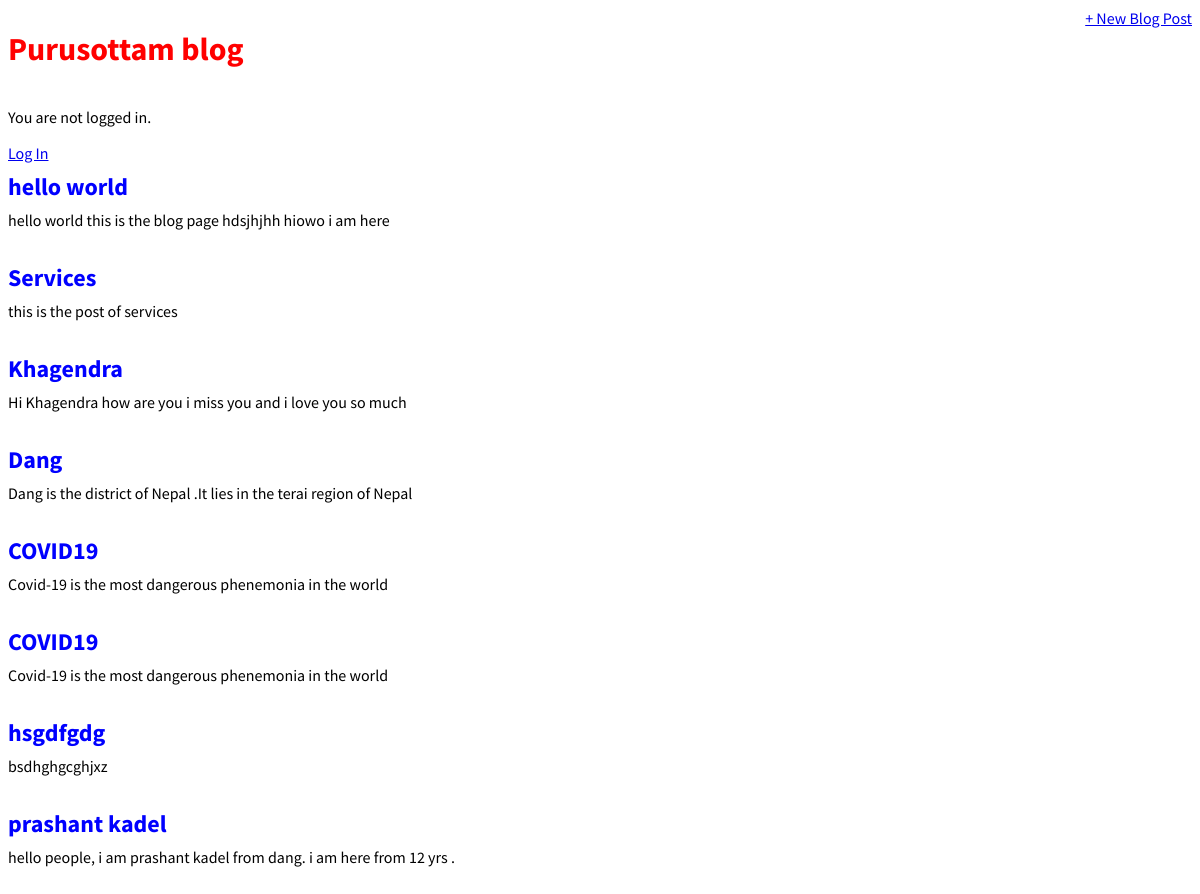
The page / on the database its author committed.
### blog/models.py (models this page shows, shortened)
class Post(models.Model):
    title = models.CharField(max_length=200)
    author = models.ForeignKey(
        'auth.User',
        on_delete=models.CASCADE,
    )
    body = models.TextField()

### blog/views.py (the view)
# urls.py: path('', BlogListView.as_view(), name='home'),
class BlogListView(ListView):
    model = Post
    template_name = 'home.html'

### templates/home.html
 {% extends 'base.html'%}
 {% block content %}
 {% for post in object_list %}
 <div class="post-entry">
     <h2><a href="{% url 'post_detail' post.pk %}">{{ post.title }}</a></h2>
     <p>{{ post.body }}</p> </div>
 {% endfor %}
 {% endblock content %}

### templates/base.html (shortened to what this page needs)
{% load static %}
<!DOCTYPE html>
<html lang="en">
<head>
    <link href="{% static 'css/base.css' %}" rel="stylesheet">
</head>
<body>
<header>
    <div class="nav-left">
    <h1><a href="{% url 'home' %}">Purusottam blog</a> </h1>
    </div>
    <div class="nav-right"> <a href="{% url 'post_new' %}">+ New Blog Post</a>
</header>
{% if user.is_authenticated %}
<p>Hi {{ user.username }}!</p>
<p><a href="{% url 'logout'%}">Log out</a> </p>
{% else %}
<p>You are not logged in.</p>
<a href="{% url 'login' %}">Log In</a>
{% endif %}
<div>
    {% block content %}
    {% endblock content%}
</div>
</body>
</html>

### static/css/base.css (style rules this page uses)
header h1 a { color: red; }
body { font-family: 'Source Sans Pro', sans-serif; font-size:18 px; }
header { border-bottom: 1px solid #; margin-bottom:2 rem; display: flex; }
header h1 a { color: red; text-decoration: none; }
.nav-left { margin-right: auto; }
.nav-right { display: flex; padding-top:2 rem; }
.post-entry { margin-bottom: 2rem; }
.post-entry h2 { margin: 0.5rem 0; }
.post-entry h2 a, .post-entry h2 a:visited { color: blue; text-decoration: none; }
.post-entry p { margin:0 ; font-weight: 400; }

### rows shown on the page
Post: title "hello world", body "hello world this is the blog page hdsjhjhh hiowo i am here"
Post: title "Services", body "this is the post of services"
Post: title "Khagendra", body "Hi Khagendra how are you i miss you and i love you so much"
Post: title "Dang", body "Dang is the district of Nepal .It lies in the terai region of Nepal"
Post: title "COVID19", body "Covid-19 is the most dangerous phenemonia in the world"
Post: title "COVID19", body "Covid-19 is the most dangerous phenemonia in the world"
Post: title "hsgdfgdg", body "bsdhghgcghjxz"
Post: title "prashant kadel", body "hello people, i am prashant kadel from dang. i am here from 12 yrs ."
